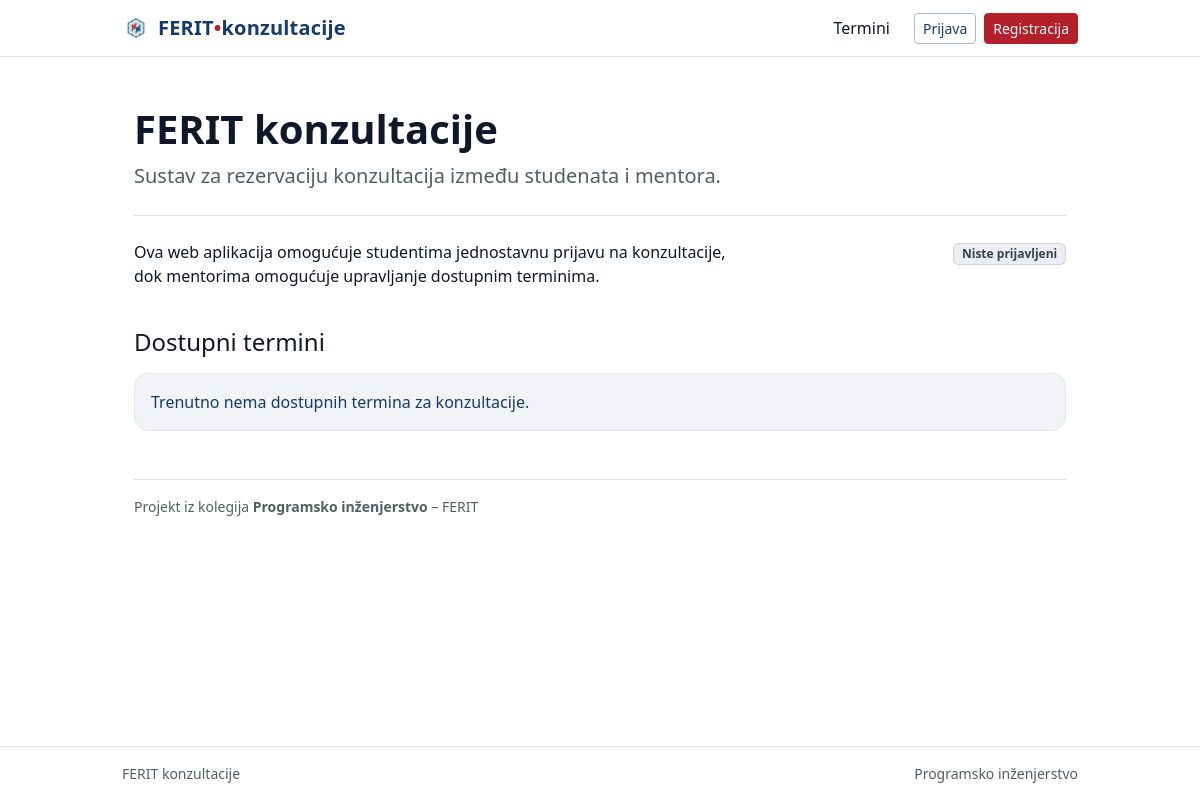
/, run on an earlier commit of the app's database.
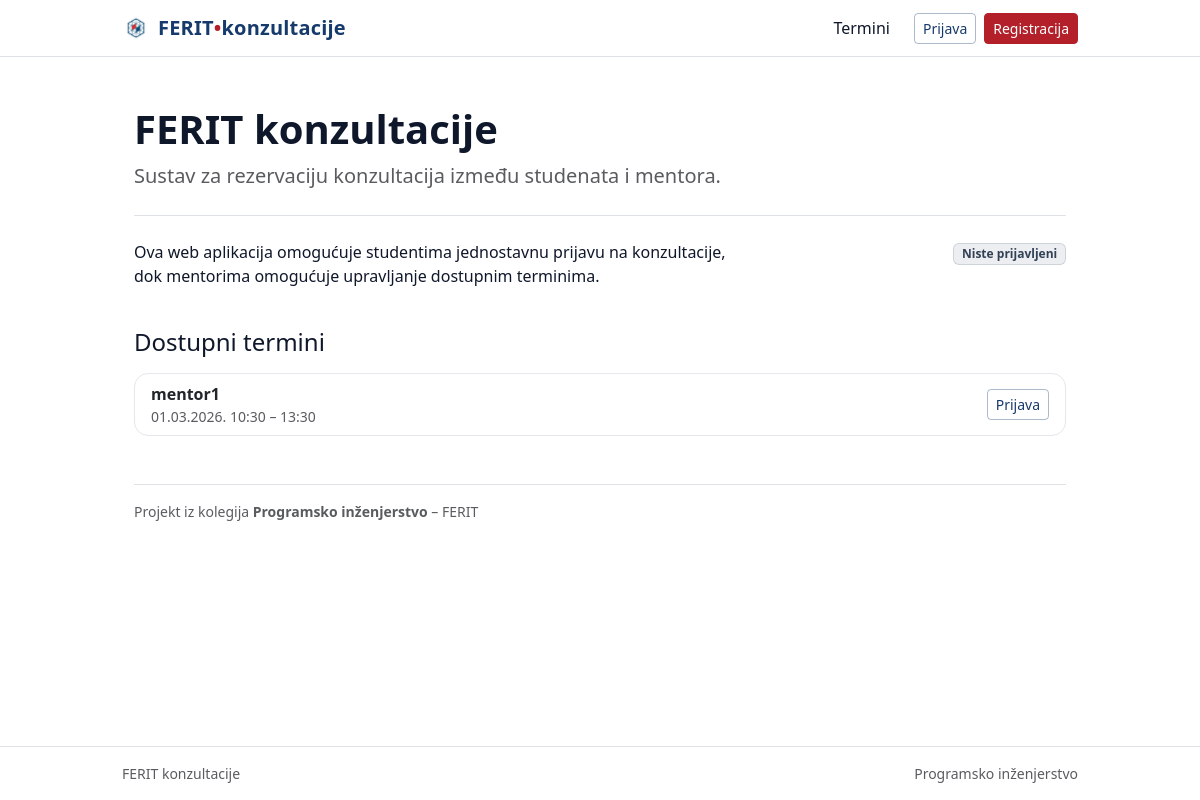
And on a later commit of the database.
### booking/models.py (models this page shows, shortened)
class AvailabilitySlot(models.Model):
    mentor = models.ForeignKey(
        settings.AUTH_USER_MODEL, on_delete=models.CASCADE, related_name="availability_slots"
    )
    start_at = models.DateTimeField()
    end_at = models.DateTimeField()
    is_active = models.BooleanField(default=True)
    class Meta:
        ordering = ["start_at"]
        constraints = [
            models.CheckConstraint(
                check=models.Q(end_at__gt=models.F("start_at")),
                name="slot_end_after_start",
            ),
        ]

### booking/views.py (the view)
# urls.py: path("", views.home, name="home"),
def home(request):
    slots = (
        AvailabilitySlot.objects.filter(is_active=True, end_at__gt=timezone.now())
        .annotate(bookings_count=Count("bookings"))
        .filter(bookings_count=0)
        .select_related("mentor")
        .order_by("start_at")
    )
    return render(request, "booking/home.html", {"slots": slots})

### accounts/context_processors.py (called while the page is built)
def role_flags(request):
    user = request.user
    is_mentor = False
    is_student = False
    if user.is_authenticated:
        is_mentor = user.is_superuser or user.groups.filter(name="mentor").exists()
        is_student = not is_mentor  # svi ostali prijavljeni korisnici tretiraju se kao studenti
    return {
        "is_mentor": is_mentor,
        "is_student": is_student,
    }

### templates/booking/home.html (shortened to what this page needs)
{% extends "base.html" %}
{% block content %}
<div class="container">
  <div class="py-4 mb-4 border-bottom">
    <h1 class="display-6 fw-bold">FERIT konzultacije</h1>
    <p class="lead text-muted mb-0">
      Sustav za rezervaciju konzultacija između studenata i mentora.
    </p>
  </div>
  <div class="row mb-4">
    <div class="col-md-8">
      <p>
        Ova web aplikacija omogućuje studentima jednostavnu prijavu na konzultacije,
        dok mentorima omogućuje upravljanje dostupnim terminima.
      </p>
    </div>
    <div class="col-md-4 text-md-end">
      {% if user.is_authenticated %}
        <span class="badge bg-success">Prijavljeni ste</span>
      {% else %}
        <span class="badge bg-secondary">Niste prijavljeni</span>
      {% endif %}
    </div>
  </div>
  <h2 class="h4 mb-3">Dostupni termini</h2>
  {% if slots %}
    <div class="list-group">
      {% for slot in slots %}
        <div class="list-group-item d-flex justify-content-between align-items-center">
          <div>
            <div class="fw-semibold">{{ slot.mentor.username }}</div>
            <div class="text-muted small">
              {{ slot.start_at|date:"d.m.Y. H:i" }} – {{ slot.end_at|date:"H:i" }}
            </div>
          </div>
          <div class="d-flex gap-2">
            {% if user.is_authenticated %}
              <a href="{% url 'booking:book_slot' slot_pk=slot.pk %}"
                 class="btn btn-sm btn-primary">
                Prijavi se
              </a>
            {% else %}
              <a href="{% url 'accounts:login' %}" class="btn btn-sm btn-outline-secondary">
                Prijava
              </a>
            {% endif %}
          </div>
        </div>
      {% endfor %}
    </div>
  {% else %}
    <div class="alert alert-info">
      Trenutno nema dostupnih termina za konzultacije.
    </div>
  {% endif %}
  <div class="mt-5 pt-3 border-top text-muted small">
    Projekt iz kolegija <b>Programsko inženjerstvo</b> – FERIT
  </div>
</div>
{% endblock %}

What changed in the data, as far as the page shows it:
added AvailabilitySlot: mentor.username "mentor1", start_at "01.03.2026. 10:30", end_at "13:30"
Also different on the page:
text no longer shown: "Trenutno nema dostupnih termina za konzultacije."
